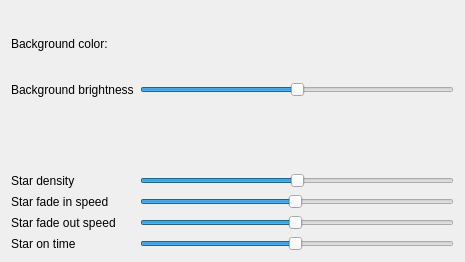
<?xml version="1.0" encoding="UTF-8"?>
<ui version="4.0">
 <class>StarryNight</class>
 <widget class="QWidget" name="StarryNight">
  <property name="geometry">
   <rect>
    <x>0</x>
    <y>0</y>
    <width>465</width>
    <height>262</height>
   </rect>
  </property>
  <property name="windowTitle">
   <string>Form</string>
  </property>
  <layout class="QGridLayout" name="gridLayout">
   <item row="2" column="0" colspan="2">
    <widget class="ColorsPicker" name="colorsPickerStar" native="true"/>
   </item>
   <item row="6" column="1">
    <widget class="QSlider" name="fadeOutSpeed">
     <property name="toolTip">
      <string extracomment="Adjust speed of star appearance"/>
     </property>
     <property name="toolTipDuration">
      <number>5</number>
     </property>
     <property name="minimum">
      <number>1</number>
     </property>
     <property name="maximum">
      <number>100</number>
     </property>
     <property name="value">
      <number>50</number>
     </property>
     <property name="orientation">
      <enum>Qt::Horizontal</enum>
     </property>
    </widget>
   </item>
   <item row="7" column="1">
    <widget class="QSlider" name="starOnTime">
     <property name="toolTip">
      <string extracomment="Adjust the length of time star will be at their brightest"/>
     </property>
     <property name="toolTipDuration">
      <number>5</number>
     </property>
     <property name="minimum">
      <number>1</number>
     </property>
     <property name="maximum">
      <number>100</number>
     </property>
     <property name="value">
      <number>50</number>
     </property>
     <property name="orientation">
      <enum>Qt::Horizontal</enum>
     </property>
    </widget>
   </item>
   <item row="0" column="0">
    <widget class="QLabel" name="background_label">
     <property name="text">
      <string>Background color:</string>
     </property>
    </widget>
   </item>
   <item row="5" column="0">
    <widget class="QLabel" name="starFadeInSpeed_Label">
     <property name="text">
      <string>Star fade in speed</string>
     </property>
    </widget>
   </item>
   <item row="5" column="1">
    <widget class="QSlider" name="fadeInSpeed">
     <property name="toolTip">
      <string extracomment="Adjust speed of star appearance"/>
     </property>
     <property name="toolTipDuration">
      <number>5</number>
     </property>
     <property name="minimum">
      <number>1</number>
     </property>
     <property name="maximum">
      <number>100</number>
     </property>
     <property name="value">
      <number>50</number>
     </property>
     <property name="orientation">
      <enum>Qt::Horizontal</enum>
     </property>
    </widget>
   </item>
   <item row="4" column="1">
    <widget class="QSlider" name="starDensity">
     <property name="minimum">
      <number>10</number>
     </property>
     <property name="maximum">
      <number>90</number>
     </property>
     <property name="value">
      <number>50</number>
     </property>
     <property name="orientation">
      <enum>Qt::Horizontal</enum>
     </property>
    </widget>
   </item>
   <item row="7" column="0">
    <widget class="QLabel" name="starOnTime_Label">
     <property name="text">
      <string>Star on time</string>
     </property>
    </widget>
   </item>
   <item row="4" column="0">
    <widget class="QLabel" name="density_label">
     <property name="text">
      <string>Star density</string>
     </property>
    </widget>
   </item>
   <item row="6" column="0">
    <widget class="QLabel" name="starFadeOutSpeed_Label">
     <property name="text">
      <string>Star fade out speed</string>
     </property>
    </widget>
   </item>
   <item row="0" column="1">
    <widget class="ColorPicker" name="backColor" native="true"/>
   </item>
   <item row="1" column="0">
    <widget class="QLabel" name="Backgroundbrightness_Label">
     <property name="text">
      <string>Background brightness</string>
     </property>
    </widget>
   </item>
   <item row="1" column="1">
    <widget class="QSlider" name="backColorBrightness">
     <property name="maximum">
      <number>100</number>
     </property>
     <property name="value">
      <number>50</number>
     </property>
     <property name="orientation">
      <enum>Qt::Horizontal</enum>
     </property>
    </widget>
   </item>
  </layout>
 </widget>
 <customwidgets>
  <customwidget>
   <class>ColorPicker</class>
   <extends>QWidget</extends>
   <header>ColorPicker.h</header>
   <container>1</container>
  </customwidget>
  <customwidget>
   <class>ColorsPicker</class>
   <extends>QWidget</extends>
   <header location="global">ColorsPicker.h</header>
   <container>1</container>
  </customwidget>
 </customwidgets>
 <resources/>
 <connections/>
</ui>
